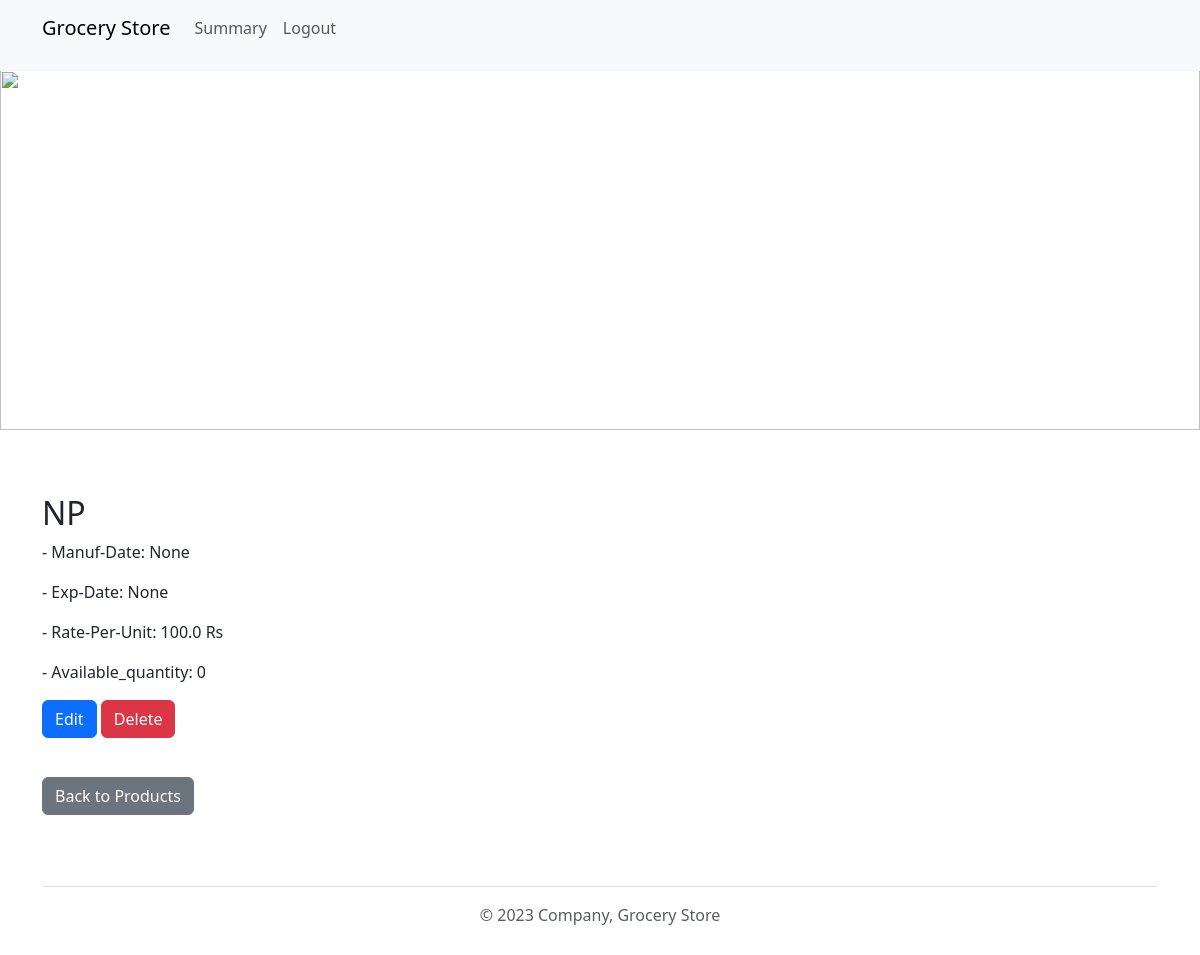
/manage_product_details/121 (signed in), run on an earlier commit of the app's database.
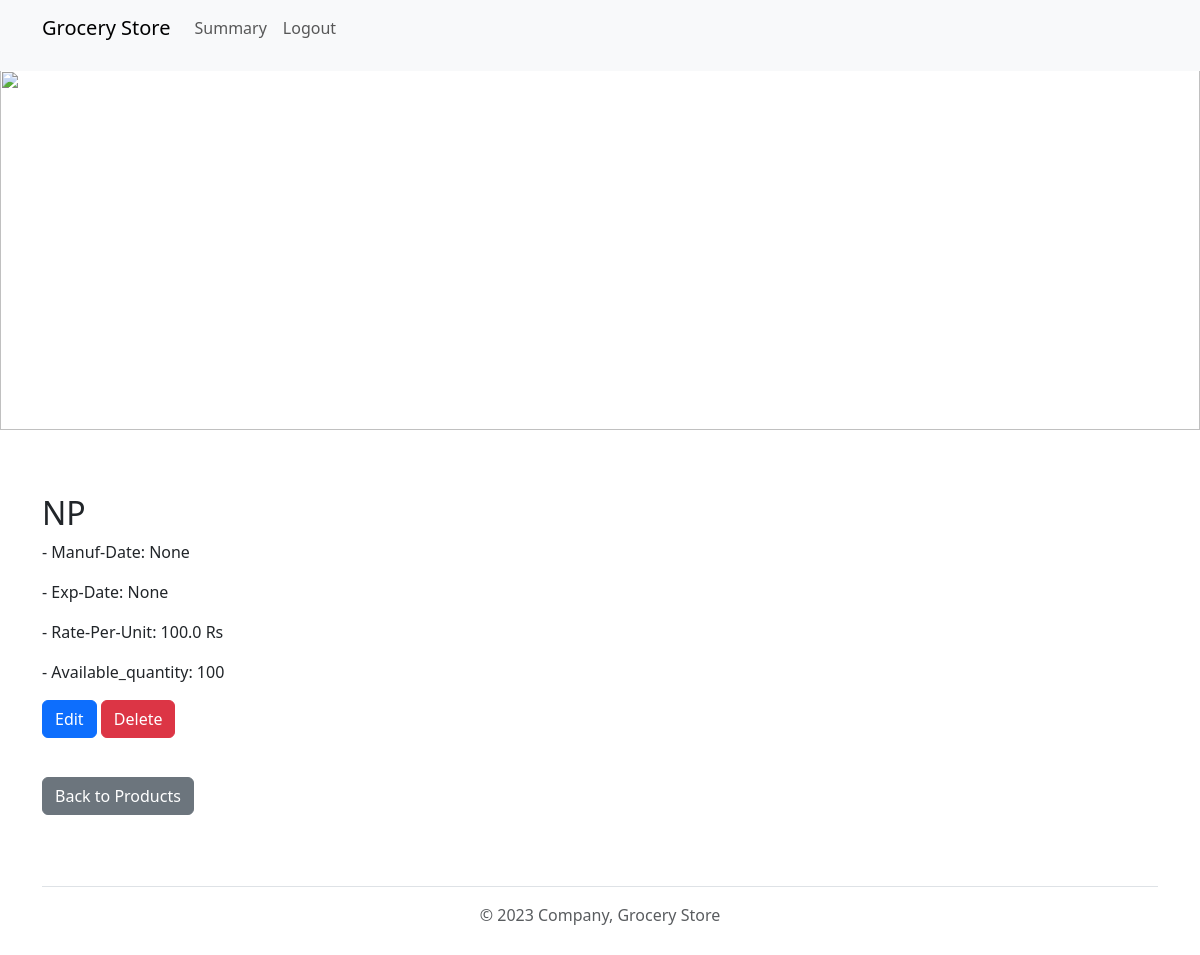
And on a later commit of the database.
### application/models.py (models this page shows)
class Products(db.Model):
    __tablename__ = "products"
    product_id = db.Column(db.Integer, primary_key=True, autoincrement=True)
    product_name = db.Column(db.String(200), nullable=False)
    manufacture_date = db.Column(db.Date)
    expiry_date = db.Column(db.Date)
    rate_per_unit = db.Column(db.Float, nullable=False)
    unit = db.Column(db.String(200), nullable=False, default='Rs')
    section_id = db.Column(db.Integer, db.ForeignKey('sections.section_id', onupdate='CASCADE'))
    section = db.relationship('Sections', backref=db.backref('products', lazy=True))
    quantity_available = db.Column(db.Integer, db.CheckConstraint('quantity_available >= 0', name='check_min_quantity') , nullable=False)

### application/controllers.py (the view)
@app.route("/manage_product_details/<int:product_id>")
@login_required
def manage_product_details(product_id):
    product = Products.query.filter_by(product_id=product_id).one()
    return render_template('manage_product_details.html', product=product)

### application/controllers.py (called while the page is built)
@login_manager.user_loader
def load_user(user_id):
    return Users.query.get(int(user_id))

### templates/manage_product_details.html (shortened to what this page needs)
<!DOCTYPE html>
<html lang="en">
<head>
    <link href="https://cdn.jsdelivr.net/npm/bootstrap@5.3.0/dist/css/bootstrap.min.css" rel="stylesheet">
    <link rel="stylesheet" type="text/css" href="{{ url_for('static', filename='styles.css') }}">
</head>
<body>
    {% include 'admin_header.html' %}
    {% include 'banner.html' %}
    <div class="container mt-5">
        <h2>{{ product.product_name }}</h2>
        <p>- Manuf-Date: {{ product.manufacture_date }}</p>
        <p>- Exp-Date: {{ product.expiry_date }}</p>
        <p>- Rate-Per-Unit: {{ product.rate_per_unit }} {{ product.unit }}</p>
        <p>- Available_quantity: {{ product.quantity_available }}</p>
        <div class="action-buttons">
            <a href="{{ url_for('edit_product', product_id=product.product_id) }}" class="btn btn-primary">Edit</a>
            <a href="{{ url_for('delete_product', product_id=product.product_id) }}" class="btn btn-danger" onclick="return confirm('Are you sure you want to delete this product?')">Delete</a>
        </div>
        <br>
        <a href="{{ url_for('manage_products', section_id=product.section_id) }}" class="btn btn-secondary">Back to Products</a>
    </div>
    {% include 'footer.html' %}
</body>
</html>

### templates/admin_header.html (shortened to what this page needs)
<header class="navbar navbar-expand-lg navbar-light bg-light fixed-top">
    <div class="container">
        <a class="navbar-brand" href="{{ url_for('admin_dashboard') }}">Grocery Store</a>
        <div class="collapse navbar-collapse" id="navbarNav">
            <ul class="navbar-nav ml-auto">
                <li class="nav-item active">
                    <a class="nav-link" href="{{ url_for('summary') }}">Summary</a>
                </li>
                <li class="nav-item">
                    <a class="nav-link" href="{{ url_for('logout') }}">Logout</a>
                </li>
            </ul>
        </div>
    </div>
</header>

### templates/banner.html (shortened to what this page needs)
  <img src="/static/banner.jpg" id="banner" >

### templates/footer.html
<div class="container">
    <footer class="py-3 my-4">
      <p class="text-center text-body-secondary border-top pt-3 mt-3">&copy; 2023 Company, Grocery Store</p>
    </footer>
</div>

### static/styles.css (style rules this page uses)
body { padding-top: 70px; }
a { display: block; text-align: center; font-size: 18px; margin-bottom: 15px; text-decoration: none; color: #007bff; }

### templates/banner.html (style rules this page uses)
#banner { height: 360px; width: 100%; object-fit: cover; margin-bottom: 16px; }

What changed in the data, as far as the page shows it:
changed Products "NP": quantity_available "0" → "100"
